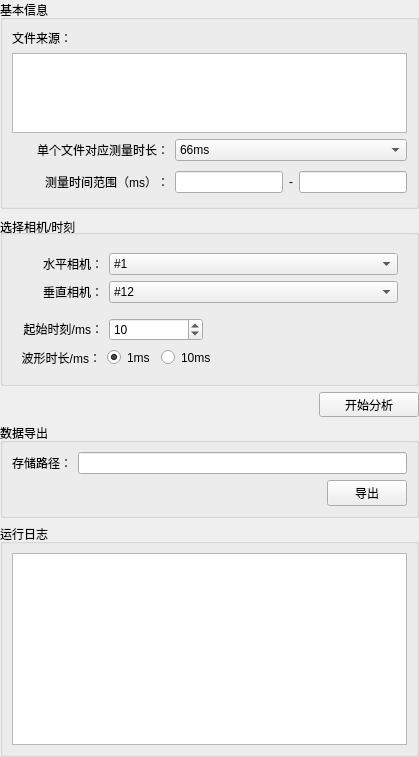
     <widget class="QWidget" name="rightVboxWidget" native="true">
      <property name="sizePolicy">
       <sizepolicy hsizetype="Fixed" vsizetype="Preferred">
        <horstretch>0</horstretch>
        <verstretch>0</verstretch>
       </sizepolicy>
      </property>
      <layout class="QVBoxLayout" name="verticalLayout_6">
       <property name="leftMargin">
        <number>0</number>
       </property>
       <property name="topMargin">
        <number>0</number>
       </property>
       <property name="rightMargin">
        <number>0</number>
       </property>
       <property name="bottomMargin">
        <number>0</number>
       </property>
       <item>
        <widget class="QGroupBox" name="groupBox">
         <property name="title">
          <string>基本信息</string>
         </property>
         <layout class="QGridLayout" name="gridLayout_2">
          <item row="0" column="0">
           <widget class="QLabel" name="label_5">
            <property name="sizePolicy">
             <sizepolicy hsizetype="Preferred" vsizetype="Fixed">
              <horstretch>0</horstretch>
              <verstretch>0</verstretch>
             </sizepolicy>
            </property>
            <property name="text">
             <string>文件来源：</string>
            </property>
           </widget>
          </item>
          <item row="2" column="0">
           <widget class="QLabel" name="label">
            <property name="sizePolicy">
             <sizepolicy hsizetype="Minimum" vsizetype="Preferred">
              <horstretch>0</horstretch>
              <verstretch>0</verstretch>
             </sizepolicy>
            </property>
            <property name="minimumSize">
             <size>
              <width>157</width>
              <height>0</height>
             </size>
            </property>
            <property name="text">
             <string>单个文件对应测量时长：</string>
            </property>
            <property name="alignment">
             <set>Qt::AlignRight|Qt::AlignTrailing|Qt::AlignVCenter</set>
            </property>
           </widget>
          </item>
          <item row="1" column="0" colspan="2">
           <widget class="QTextBrowser" name="textBrowser_filepath">
            <property name="sizePolicy">
             <sizepolicy hsizetype="Minimum" vsizetype="Fixed">
              <horstretch>0</horstretch>
              <verstretch>0</verstretch>
             </sizepolicy>
            </property>
            <property name="minimumSize">
             <size>
              <width>0</width>
              <height>60</height>
             </size>
            </property>
            <property name="maximumSize">
             <size>
              <width>16777215</width>
              <height>80</height>
             </size>
            </property>
            <property name="verticalScrollBarPolicy">
             <enum>Qt::ScrollBarAlwaysOff</enum>
            </property>
            <property name="readOnly">
             <bool>true</bool>
            </property>
           </widget>
          </item>
          <item row="5" column="0" colspan="2">
           <widget class="QWidget" name="widget" native="true">
            <property name="minimumSize">
             <size>
              <width>0</width>
              <height>30</height>
             </size>
            </property>
            <layout class="QHBoxLayout" name="horizontalLayout">
             <property name="leftMargin">
              <number>0</number>
             </property>
             <property name="topMargin">
              <number>0</number>
             </property>
             <property name="rightMargin">
              <number>0</number>
             </property>
             <property name="bottomMargin">
              <number>0</number>
             </property>
             <item>
              <widget class="QLabel" name="label_2">
               <property name="minimumSize">
                <size>
                 <width>157</width>
                 <height>0</height>
                </size>
               </property>
               <property name="text">
                <string>测量时间范围（ms）：</string>
               </property>
               <property name="alignment">
                <set>Qt::AlignRight|Qt::AlignTrailing|Qt::AlignVCenter</set>
               </property>
              </widget>
             </item>
             <item>
              <widget class="QLineEdit" name="line_measure_startT">
               <property name="sizePolicy">
                <sizepolicy hsizetype="Minimum" vsizetype="Fixed">
                 <horstretch>0</horstretch>
                 <verstretch>0</verstretch>
                </sizepolicy>
               </property>
               <property name="minimumSize">
                <size>
                 <width>40</width>
                 <height>0</height>
                </size>
               </property>
               <property name="readOnly">
                <bool>true</bool>
               </property>
              </widget>
             </item>
             <item>
              <widget class="QLabel" name="label_3">
               <property name="text">
                <string>-</string>
               </property>
              </widget>
             </item>
             <item>
              <widget class="QLineEdit" name="line_measure_endT">
               <property name="sizePolicy">
                <sizepolicy hsizetype="Minimum" vsizetype="Fixed">
                 <horstretch>0</horstretch>
                 <verstretch>0</verstretch>
                </sizepolicy>
               </property>
               <property name="minimumSize">
                <size>
                 <width>40</width>
                 <height>0</height>
                </size>
               </property>
               <property name="readOnly">
                <bool>true</bool>
               </property>
              </widget>
             </item>
            </layout>
           </widget>
          </item>
          <item row="2" column="1">
           <widget class="QComboBox" name="cmb_fileTime">
            <property name="sizePolicy">
             <sizepolicy hsizetype="Expanding" vsizetype="Fixed">
              <horstretch>0</horstretch>
              <verstretch>0</verstretch>
             </sizepolicy>
            </property>
            <item>
             <property name="text">
              <string>66ms</string>
             </property>
            </item>
            <item>
             <property name="text">
              <string>50ms</string>
             </property>
            </item>
           </widget>
          </item>
         </layout>
        </widget>
       </item>
       <item>
        <widget class="QGroupBox" name="groupBox_4">
         <property name="sizePolicy">
          <sizepolicy hsizetype="Preferred" vsizetype="Minimum">
           <horstretch>0</horstretch>
           <verstretch>0</verstretch>
          </sizepolicy>
         </property>
         <property name="title">
          <string>选择相机/时刻</string>
         </property>
         <property name="alignment">
          <set>Qt::AlignBottom|Qt::AlignLeading|Qt::AlignLeft</set>
         </property>
         <layout class="QVBoxLayout" name="verticalLayout_10">
          <item>
           <widget class="QWidget" name="widget_2" native="true">
            <layout class="QGridLayout" name="gridLayout_3">
             <item row="0" column="0">
              <widget class="QLabel" name="label_8">
               <property name="sizePolicy">
                <sizepolicy hsizetype="Fixed" vsizetype="Preferred">
                 <horstretch>0</horstretch>
                 <verstretch>0</verstretch>
                </sizepolicy>
               </property>
               <property name="minimumSize">
                <size>
                 <width>82</width>
                 <height>0</height>
                </size>
               </property>
               <property name="text">
                <string>水平相机：</string>
               </property>
               <property name="alignment">
                <set>Qt::AlignRight|Qt::AlignTrailing|Qt::AlignVCenter</set>
               </property>
              </widget>
             </item>
             <item row="0" column="1">
              <widget class="QComboBox" name="comboBox_horCamera">
               <property name="minimumSize">
                <size>
                 <width>50</width>
                 <height>0</height>
                </size>
               </property>
               <item>
                <property name="text">
                 <string>#1</string>
                </property>
               </item>
               <item>
                <property name="text">
                 <string>#2</string>
                </property>
               </item>
               <item>
                <property name="text">
                 <string>#3</string>
                </property>
               </item>
               <item>
                <property name="text">
                 <string>#4</string>
                </property>
               </item>
               <item>
                <property name="text">
                 <string>#5</string>
                </property>
               </item>
               <item>
                <property name="text">
                 <string>#6</string>
                </property>
               </item>
               <item>
                <property name="text">
                 <string>#7</string>
                </property>
               </item>
               <item>
                <property name="text">
                 <string>#8</string>
                </property>
               </item>
               <item>
                <property name="text">
                 <string>#9</string>
                </property>
               </item>
               <item>
                <property name="text">
                 <string>#10</string>
                </property>
               </item>
               <item>
                <property name="text">
                 <string>#11</string>
                </property>
               </item>
              </widget>
             </item>
             <item row="1" column="0">
              <widget class="QLabel" name="label_13">
               <property name="sizePolicy">
                <sizepolicy hsizetype="Fixed" vsizetype="Preferred">
                 <horstretch>0</horstretch>
                 <verstretch>0</verstretch>
                </sizepolicy>
               </property>
               <property name="minimumSize">
                <size>
                 <width>82</width>
                 <height>0</height>
                </size>
               </property>
               <property name="text">
                <string>垂直相机：</string>
               </property>
               <property name="alignment">
                <set>Qt::AlignRight|Qt::AlignTrailing|Qt::AlignVCenter</set>
               </property>
              </widget>
             </item>
             <item row="1" column="1">
              <widget class="QComboBox" name="comboBox_verCamera">
               <property name="minimumSize">
                <size>
                 <width>50</width>
                 <height>0</height>
                </size>
               </property>
               <item>
                <property name="text">
                 <string>#12</string>
                </property>
               </item>
               <item>
                <property name="text">
                 <string>#13</string>
                </property>
               </item>
               <item>
                <property name="text">
                 <string>#14</string>
                </property>
               </item>
               <item>
                <property name="text">
                 <string>#15</string>
                </property>
               </item>
               <item>
                <property name="text">
                 <string>#16</string>
                </property>
               </item>
               <item>
                <property name="text">
                 <string>#17</string>
                </property>
               </item>
               <item>
                <property name="text">
                 <string>#18</string>
                </property>
               </item>
              </widget>
             </item>
            </layout>
           </widget>
          </item>
          <item>
           <widget class="QWidget" name="widget_3" native="true">
            <property name="minimumSize">
             <size>
              <width>0</width>
              <height>20</height>
             </size>
            </property>
            <layout class="QHBoxLayout" name="horizontalLayout_5">
             <property name="topMargin">
              <number>0</number>
             </property>
             <property name="bottomMargin">
              <number>0</number>
             </property>
             <item>
              <widget class="QLabel" name="label_11">
               <property name="sizePolicy">
                <sizepolicy hsizetype="Preferred" vsizetype="Fixed">
                 <horstretch>0</horstretch>
                 <verstretch>21</verstretch>
                </sizepolicy>
               </property>
               <property name="minimumSize">
                <size>
                 <width>82</width>
                 <height>0</height>
                </size>
               </property>
               <property name="text">
                <string>起始时刻/ms：</string>
               </property>
               <property name="alignment">
                <set>Qt::AlignRight|Qt::AlignTrailing|Qt::AlignVCenter</set>
               </property>
              </widget>
             </item>
             <item>
              <widget class="QSpinBox" name="spinBox_time1">
               <property name="sizePolicy">
                <sizepolicy hsizetype="Preferred" vsizetype="Fixed">
                 <horstretch>0</horstretch>
                 <verstretch>0</verstretch>
                </sizepolicy>
               </property>
               <property name="minimumSize">
                <size>
                 <width>94</width>
                 <height>0</height>
                </size>
               </property>
               <property name="minimum">
                <number>0</number>
               </property>
               <property name="maximum">
                <number>10000</number>
               </property>
               <property name="singleStep">
                <number>10</number>
               </property>
               <property name="value">
                <number>10</number>
               </property>
              </widget>
             </item>
             <item>
              <spacer name="horizontalSpacer_2">
               <property name="orientation">
                <enum>Qt::Horizontal</enum>
               </property>
               <property name="sizeHint" stdset="0">
                <size>
                 <width>40</width>
                 <height>20</height>
                </size>
               </property>
              </spacer>
             </item>
            </layout>
           </widget>
          </item>
          <item>
           <widget class="QWidget" name="widget_5" native="true">
            <layout class="QHBoxLayout" name="horizontalLayout_10">
             <property name="topMargin">
              <number>0</number>
             </property>
             <property name="bottomMargin">
              <number>0</number>
             </property>
             <item>
              <widget class="QLabel" name="label_12">
               <property name="sizePolicy">
                <sizepolicy hsizetype="Minimum" vsizetype="Fixed">
                 <horstretch>0</horstretch>
                 <verstretch>0</verstretch>
                </sizepolicy>
               </property>
               <property name="minimumSize">
                <size>
                 <width>60</width>
                 <height>21</height>
                </size>
               </property>
               <property name="text">
                <string>波形时长/ms：</string>
               </property>
               <property name="alignment">
                <set>Qt::AlignRight|Qt::AlignTrailing|Qt::AlignVCenter</set>
               </property>
              </widget>
             </item>
             <item>
              <widget class="QRadioButton" name="radioButton">
               <property name="sizePolicy">
                <sizepolicy hsizetype="Preferred" vsizetype="Fixed">
                 <horstretch>0</horstretch>
                 <verstretch>0</verstretch>
                </sizepolicy>
               </property>
               <property name="minimumSize">
                <size>
                 <width>40</width>
                 <height>21</height>
                </size>
               </property>
               <property name="text">
                <string>1ms</string>
               </property>
               <property name="checked">
                <bool>true</bool>
               </property>
              </widget>
             </item>
             <item>
              <widget class="QRadioButton" name="radioButton_2">
               <property name="sizePolicy">
                <sizepolicy hsizetype="Preferred" vsizetype="Fixed">
                 <horstretch>0</horstretch>
                 <verstretch>0</verstretch>
                </sizepolicy>
               </property>
               <property name="minimumSize">
                <size>
                 <width>40</width>
                 <height>21</height>
                </size>
               </property>
               <property name="text">
                <string>10ms</string>
               </property>
              </widget>
             </item>
             <item>
              <spacer name="horizontalSpacer_3">
               <property name="orientation">
                <enum>Qt::Horizontal</enum>
               </property>
               <property name="sizeHint" stdset="0">
                <size>
                 <width>40</width>
                 <height>20</height>
                </size>
               </property>
              </spacer>
             </item>
            </layout>
           </widget>
          </item>
          <item>
           <widget class="QWidget" name="widget_4" native="true">
            <property name="sizePolicy">
             <sizepolicy hsizetype="Preferred" vsizetype="Fixed">
              <horstretch>0</horstretch>
              <verstretch>0</verstretch>
             </sizepolicy>
            </property>
            <layout class="QHBoxLayout" name="horizontalLayout_11">
             <property name="spacing">
              <number>6</number>
             </property>
             <property name="leftMargin">
              <number>0</number>
             </property>
             <property name="topMargin">
              <number>0</number>
             </property>
             <property name="rightMargin">
              <number>0</number>
             </property>
             <property name="bottomMargin">
              <number>0</number>
             </property>
            </layout>
           </widget>
          </item>
         </layout>
        </widget>
       </item>
       <item>
        <widget class="QWidget" name="widget_6" native="true">
         <property name="minimumSize">
          <size>
           <width>0</width>
           <height>23</height>
          </size>
         </property>
         <layout class="QHBoxLayout" name="horizontalLayout_7">
          <property name="leftMargin">
           <number>5</number>
          </property>
          <property name="topMargin">
           <number>0</number>
          </property>
          <property name="rightMargin">
           <number>0</number>
          </property>
          <property name="bottomMargin">
           <number>0</number>
          </property>
          <item>
           <spacer name="horizontalSpacer_4">
            <property name="orientation">
             <enum>Qt::Horizontal</enum>
            </property>
            <property name="sizeHint" stdset="0">
             <size>
              <width>255</width>
              <height>20</height>
             </size>
            </property>
           </spacer>
          </item>
          <item>
           <widget class="QToolButton" name="toolButton_start">
            <property name="enabled">
             <bool>true</bool>
            </property>
            <property name="minimumSize">
             <size>
              <width>100</width>
              <height>23</height>
             </size>
            </property>
            <property name="text">
             <string>开始分析</string>
            </property>
            <property name="icon">
             <iconset>
              <normaloff>:/resource/analyze.png</normaloff>:/resource/analyze.png</iconset>
            </property>
            <property name="checkable">
             <bool>false</bool>
            </property>
            <property name="toolButtonStyle">
             <enum>Qt::ToolButtonTextBesideIcon</enum>
            </property>
           </widget>
          </item>
         </layout>
        </widget>
       </item>
       <item>
        <widget class="QGroupBox" name="groupBox_2">
         <property name="title">
          <string>数据导出</string>
         </property>
         <layout class="QVBoxLayout" name="verticalLayout_8">
          <item>
           <layout class="QHBoxLayout" name="horizontalLayout_8">
            <item>
             <widget class="QLabel" name="label_10">
              <property name="text">
               <string>存储路径：</string>
              </property>
             </widget>
            </item>
            <item>
             <widget class="QLineEdit" name="lineEdit_savePath"/>
            </item>
           </layout>
          </item>
          <item>
           <layout class="QHBoxLayout" name="horizontalLayout_9">
            <item>
             <spacer name="horizontalSpacer">
              <property name="orientation">
               <enum>Qt::Horizontal</enum>
              </property>
              <property name="sizeHint" stdset="0">
               <size>
                <width>40</width>
                <height>20</height>
               </size>
              </property>
             </spacer>
            </item>
            <item>
             <widget class="QPushButton" name="pushButton_export">
              <property name="text">
               <string>导出</string>
              </property>
             </widget>
            </item>
           </layout>
          </item>
         </layout>
        </widget>
       </item>
       <item>
        <widget class="QWidget" name="logWidget" native="true">
         <layout class="QVBoxLayout" name="verticalLayout_9">
          <property name="spacing">
           <number>0</number>
          </property>
          <property name="leftMargin">
           <number>0</number>
          </property>
          <property name="topMargin">
           <number>0</number>
          </property>
          <property name="rightMargin">
           <number>0</number>
          </property>
          <property name="bottomMargin">
           <number>0</number>
          </property>
          <item>
           <widget class="QGroupBox" name="groupBox_3">
            <property name="title">
             <string>运行日志</string>
            </property>
            <layout class="QVBoxLayout" name="verticalLayout_4">
             <item>
              <widget class="QTextEdit" name="textEdit_log">
               <property name="enabled">
                <bool>true</bool>
               </property>
               <property name="readOnly">
                <bool>true</bool>
               </property>
              </widget>
             </item>
            </layout>
           </widget>
          </item>
         </layout>
        </widget>
       </item>
      </layout>
     </widget>
